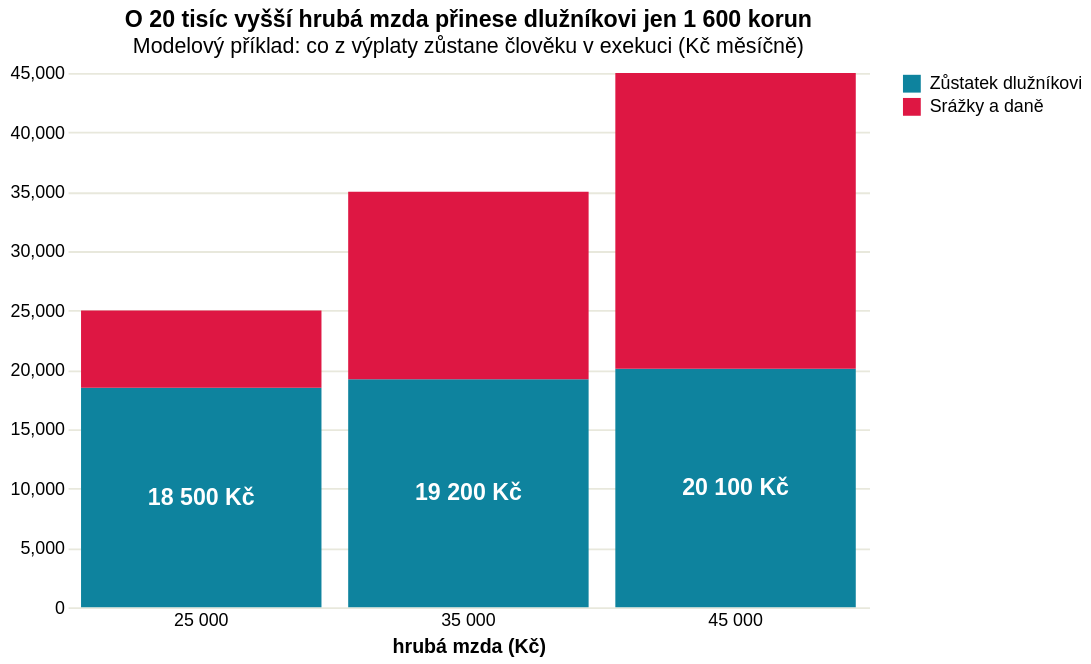

Specify this chart in Vega-Lite:
### Vega-Lite specification from a JSON file in a GitHub repository (floating-point values rounded to 4 significant figures)
{"$schema": "https://vega.github.io/schema/vega-lite/v5.json", "title": {"text": "O 20 tisíc vyšší hrubá mzda přinese dlužníkovi jen 1 600 korun", "subtitle": "Modelový příklad: co z výplaty zůstane člověku v exekuci (Kč měsíčně)"}, "width": 450, "height": 300, "data": {"values": [{"hruba_mzda": "25 000", "typ": "Zůstatek dlužníkovi", "castka": 18500, "label": "18 500 Kč", "label_y": 9250, "order": 1}, {"hruba_mzda": "25 000", "typ": "Srážky a daně", "castka": 6500, "label": "6 500 Kč", "label_y": 0, "order": 2}, {"hruba_mzda": "35 000", "typ": "Zůstatek dlužníkovi", "castka": 19200, "label": "19 200 Kč", "label_y": 9600, "order": 1}, {"hruba_mzda": "35 000", "typ": "Srážky a daně", "castka": 15800, "label": "15 800 Kč", "label_y": 0, "order": 2}, {"hruba_mzda": "45 000", "typ": "Zůstatek dlužníkovi", "castka": 20100, "label": "20 100 Kč", "label_y": 10050, "order": 1}, {"hruba_mzda": "45 000", "typ": "Srážky a daně", "castka": 24900, "label": "24 900 Kč", "label_y": 0, "order": 2}]}, "layer": [{"params": [{"name": "serie", "select": {"type": "point", "fields": ["typ"]}, "bind": "legend"}], "mark": {"type": "bar"}, "encoding": {"x": {"field": "hruba_mzda", "type": "nominal", "title": "hrubá mzda (Kč)", "sort": ["25 000", "35 000", "45 000"], "axis": {"labelAngle": 0, "domain": false, "ticks": false, "titleFontWeight": "bold"}}, "y": {"field": "castka", "type": "quantitative", "title": null, "axis": {"grid": true, "gridColor": "#e8e8dc", "domain": false, "ticks": false}}, "color": {"field": "typ", "type": "nominal", "scale": {"domain": ["Zůstatek dlužníkovi", "Srážky a daně"], "range": ["#0e839e", "#de1743"]}, "legend": {"title": null}}, "order": {"field": "order"}, "opacity": {"condition": {"param": "serie", "value": 1}, "value": 0.18}, "tooltip": [{"field": "hruba_mzda", "title": "Hrubá mzda (Kč)"}, {"field": "typ", "title": "Položka"}, {"field": "label", "title": "Částka měsíčně"}]}}, {"transform": [{"filter": "datum.typ == 'Zůstatek dlužníkovi'"}], "mark": {"type": "text", "align": "center", "baseline": "middle", "fontSize": 13, "fontWeight": "bold", "color": "#ffffff"}, "encoding": {"x": {"field": "hruba_mzda", "type": "nominal", "sort": ["25 000", "35 000", "45 000"]}, "y": {"field": "label_y", "type": "quantitative"}, "text": {"field": "label"}, "opacity": {"condition": {"param": "serie", "value": 1}, "value": 0.18}}}], "config": {"view": {"stroke": "transparent"}}, "_source": "Mapa zadlužení / IPŘP, PAQ Research, Daniel Prokop: Slepé skvrny"}
